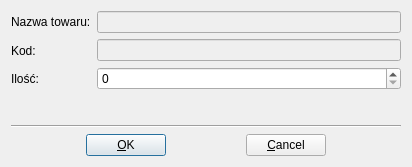
<ui version="4.0" >
 <class>chAmount</class>
 <widget class="QDialog" name="chAmount" >
  <property name="geometry" >
   <rect>
    <x>0</x>
    <y>0</y>
    <width>412</width>
    <height>167</height>
   </rect>
  </property>
  <property name="windowTitle" >
   <string>Zmień ilość</string>
  </property>
  <layout class="QGridLayout" >
   <item row="3" column="0" >
    <layout class="QHBoxLayout" >
     <item>
      <spacer>
       <property name="orientation" >
        <enum>Qt::Horizontal</enum>
       </property>
       <property name="sizeType" >
        <enum>QSizePolicy::Expanding</enum>
       </property>
       <property name="sizeHint" >
        <size>
         <width>40</width>
         <height>20</height>
        </size>
       </property>
      </spacer>
     </item>
     <item>
      <widget class="QPushButton" name="okBtn" >
       <property name="text" >
        <string>&amp;OK</string>
       </property>
       <property name="shortcut" >
        <string>Alt+O</string>
       </property>
      </widget>
     </item>
     <item>
      <spacer>
       <property name="orientation" >
        <enum>Qt::Horizontal</enum>
       </property>
       <property name="sizeType" >
        <enum>QSizePolicy::Expanding</enum>
       </property>
       <property name="sizeHint" >
        <size>
         <width>40</width>
         <height>20</height>
        </size>
       </property>
      </spacer>
     </item>
     <item>
      <widget class="QPushButton" name="cancelBtn" >
       <property name="text" >
        <string>&amp;Cancel</string>
       </property>
       <property name="shortcut" >
        <string>Alt+C</string>
       </property>
      </widget>
     </item>
     <item>
      <spacer>
       <property name="orientation" >
        <enum>Qt::Horizontal</enum>
       </property>
       <property name="sizeType" >
        <enum>QSizePolicy::Expanding</enum>
       </property>
       <property name="sizeHint" >
        <size>
         <width>40</width>
         <height>20</height>
        </size>
       </property>
      </spacer>
     </item>
    </layout>
   </item>
   <item row="2" column="0" >
    <widget class="Line" name="line2" >
     <property name="frameShape" >
      <enum>QFrame::HLine</enum>
     </property>
     <property name="frameShadow" >
      <enum>QFrame::Sunken</enum>
     </property>
    </widget>
   </item>
   <item row="0" column="0" >
    <layout class="QHBoxLayout" >
     <item>
      <layout class="QVBoxLayout" >
       <item>
        <widget class="QLabel" name="textLabel1" >
         <property name="text" >
          <string>Nazwa towaru:</string>
         </property>
         <property name="wordWrap" >
          <bool>false</bool>
         </property>
        </widget>
       </item>
       <item>
        <widget class="QLabel" name="textLabel1_2" >
         <property name="text" >
          <string>Kod:</string>
         </property>
         <property name="wordWrap" >
          <bool>false</bool>
         </property>
        </widget>
       </item>
       <item>
        <widget class="QLabel" name="textLabel2" >
         <property name="text" >
          <string>Ilość:</string>
         </property>
         <property name="wordWrap" >
          <bool>false</bool>
         </property>
        </widget>
       </item>
      </layout>
     </item>
     <item>
      <layout class="QVBoxLayout" >
       <item>
        <widget class="QLineEdit" name="nameTow" >
         <property name="enabled" >
          <bool>false</bool>
         </property>
         <property name="font" >
          <font>
           <weight>75</weight>
           <bold>true</bold>
          </font>
         </property>
         <property name="readOnly" >
          <bool>true</bool>
         </property>
        </widget>
       </item>
       <item>
        <widget class="QLineEdit" name="codeTow" >
         <property name="enabled" >
          <bool>false</bool>
         </property>
         <property name="font" >
          <font>
           <weight>75</weight>
           <bold>true</bold>
          </font>
         </property>
         <property name="readOnly" >
          <bool>true</bool>
         </property>
        </widget>
       </item>
       <item>
        <widget class="QSpinBox" name="spinAmount" >
         <property name="maximum" >
          <number>999999</number>
         </property>
        </widget>
       </item>
      </layout>
     </item>
    </layout>
   </item>
   <item row="1" column="0" >
    <spacer>
     <property name="orientation" >
      <enum>Qt::Vertical</enum>
     </property>
     <property name="sizeType" >
      <enum>QSizePolicy::Expanding</enum>
     </property>
     <property name="sizeHint" >
      <size>
       <width>20</width>
       <height>41</height>
      </size>
     </property>
    </spacer>
   </item>
  </layout>
 </widget>
 <layoutdefault spacing="6" margin="11" />
 <pixmapfunction>qPixmapFromMimeSource</pixmapfunction>
 <resources/>
 <connections>
  <connection>
   <sender>cancelBtn</sender>
   <signal>clicked()</signal>
   <receiver>chAmount</receiver>
   <slot>close()</slot>
   <hints>
    <hint type="sourcelabel" >
     <x>20</x>
     <y>20</y>
    </hint>
    <hint type="destinationlabel" >
     <x>20</x>
     <y>20</y>
    </hint>
   </hints>
  </connection>
  <connection>
   <sender>okBtn</sender>
   <signal>clicked()</signal>
   <receiver>chAmount</receiver>
   <slot>accept()</slot>
   <hints>
    <hint type="sourcelabel" >
     <x>20</x>
     <y>20</y>
    </hint>
    <hint type="destinationlabel" >
     <x>20</x>
     <y>20</y>
    </hint>
   </hints>
  </connection>
 </connections>
</ui>
